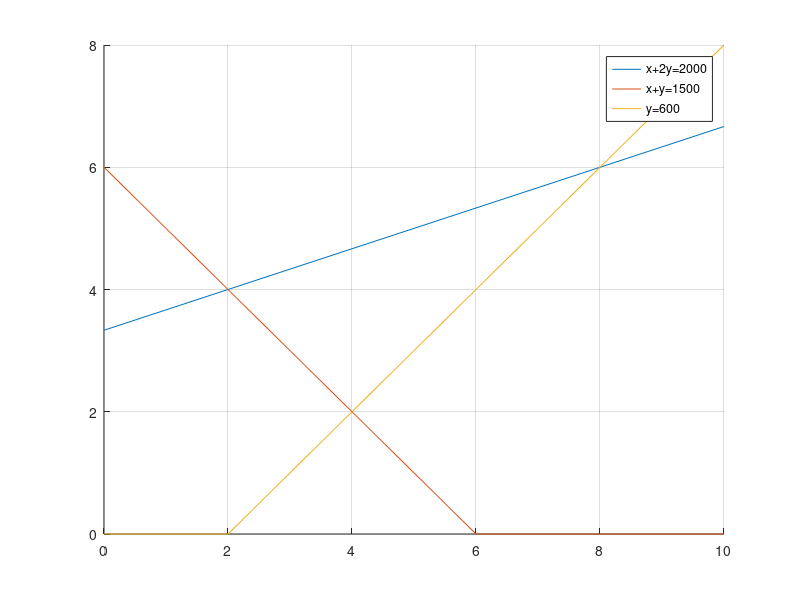

Write the MATLAB code that produced this figure. (Note: this script raises an error after producing the figure.)
clc
clear all
%phase 1
A=[-1 3;1 1;1 -1]; 
B=[10;6;2];
C=[1 5];
%phase 2
y1=0:1:max(B);
x21=(B(1)-A(1,1).*y1)./A(1,2);
x22=(B(2)-A(2,1).*y1)./A(2,2);
x23=(B(3)-A(3,1).*y1)./A(3,2);
x21=max(0,x21);
x22=max(0,x22);
x23=max(0,x23);
hold on
plot(y1,x21)
plot(y1,x22)
plot(y1,x23)
legend("x+2y=2000","x+y=1500","y=600")
grid on;
hold off;
%phase 3
cx1=find(y1==0);
c1=find(x21==0);
line1=[y1(:,[c1 cx1]);x21(:,[c1 cx1])]';
c2=find(x22==0);
line2=[y1(:,[c2,cx1]);x21(:,[c2,cx1])]';
c3=find(x23==0);
line3=[y1(:,[c3,cx1]);x21(:,[c3,cx1])]';
corpt=unique([line1;line2;line3],'rows');
%phase 4
pt=[0;0];
for i=1:size(A,1)
    A1=A(i,:);
    B1=B(i,:);
    for j=i+1:size(A,1)
        A2=A(j,:);
        B2=B(j,:);
        A4=[A1;A2];
        B4=[B1;B2];
        X=A4\B4;
        pt=[pt X];
    end
end
ptt=pt';
%phase 5
allpt=[ptt;corpt];
points=unique(allpt,"rows");

%phase 6
x1=allpt(:,1);
x2=allpt(:,2);
cons1 = -x1+3.*x2-10;
h1=find(cons1>0);
allpt(h1,:)=[];

x1=allpt(:,1);
x2=allpt(:,2);
cons2 = x1+ x2-6;
h2=find(cons2>0);
allpt(h2,:)=[];

x1=allpt(:,1);
x2=allpt(:,2);
cons3 = x1- x2-2;
h3=find(cons3>0);
allpt(h3,:)=[];

point = allpt;

P=unique(point,"rows");

%phase7
for i=1:size(P,1)
    fn(i,:)=sum(P(i,:).*C);
end
ver_fns=[P fn];

%phase 8
[Optval optPosition]=max(fn);

optval=ver_fns(optPosition,:);

optimal_BFS = array2table(optval)
